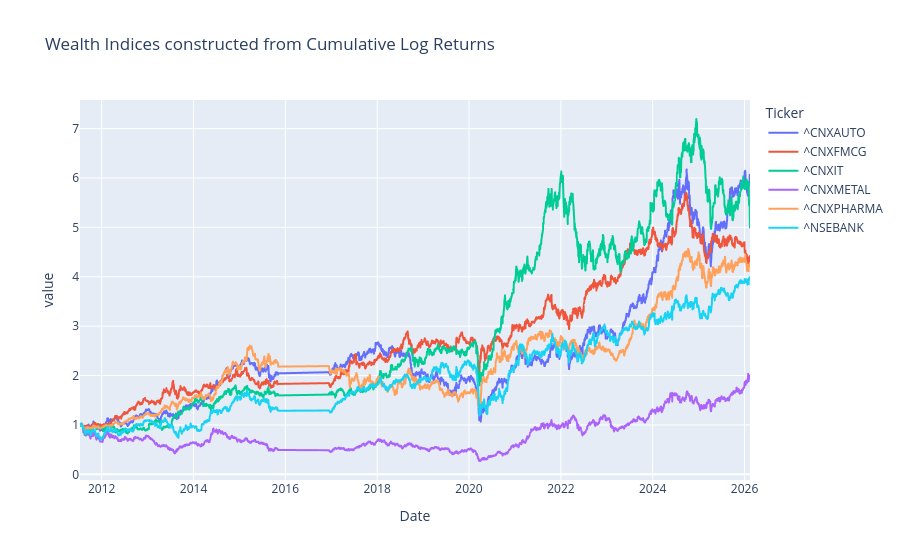

Notebook source saved alongside this figure:
### Markdown cell above
# Daily Cummulative Returns

### Code cell
daily_cum_returns = np.exp(log_returns.cumsum())
daily_cum_returns.plot(title='Wealth Indices constructed from Cumulative Log Returns')

### Figure 1 — Plotly figure (JSON) as saved in the notebook; plotly's stock layout.template omitted (floating-point values rounded to 4 significant figures; data arrays with more than 128 entries replaced by an {"elided": "..."} marker saying what was removed)
{"data": [{"hovertemplate": "Ticker=^CNXAUTO<br>Date=%{x}<br>value=%{y}<extra></extra>", "legendgroup": "^CNXAUTO", "line": {"color": "#636efa", "dash": "solid"}, "marker": {"symbol": "circle"}, "mode": "lines", "name": "^CNXAUTO", "showlegend": true, "type": "scattergl", "x": {"elided": "3224 str values"}, "xaxis": "x", "y": {"elided": "3224 float values"}, "yaxis": "y"}, {"hovertemplate": "Ticker=^CNXFMCG<br>Date=%{x}<br>value=%{y}<extra></extra>", "legendgroup": "^CNXFMCG", "line": {"color": "#EF553B", "dash": "solid"}, "marker": {"symbol": "circle"}, "mode": "lines", "name": "^CNXFMCG", "showlegend": true, "type": "scattergl", "x": {"elided": "3224 str values"}, "xaxis": "x", "y": {"elided": "3224 float values"}, "yaxis": "y"}, {"hovertemplate": "Ticker=^CNXIT<br>Date=%{x}<br>value=%{y}<extra></extra>", "legendgroup": "^CNXIT", "line": {"color": "#00cc96", "dash": "solid"}, "marker": {"symbol": "circle"}, "mode": "lines", "name": "^CNXIT", "showlegend": true, "type": "scattergl", "x": {"elided": "3224 str values"}, "xaxis": "x", "y": {"elided": "3224 float values"}, "yaxis": "y"}, {"hovertemplate": "Ticker=^CNXMETAL<br>Date=%{x}<br>value=%{y}<extra></extra>", "legendgroup": "^CNXMETAL", "line": {"color": "#ab63fa", "dash": "solid"}, "marker": {"symbol": "circle"}, "mode": "lines", "name": "^CNXMETAL", "showlegend": true, "type": "scattergl", "x": {"elided": "3224 str values"}, "xaxis": "x", "y": {"elided": "3224 float values"}, "yaxis": "y"}, {"hovertemplate": "Ticker=^CNXPHARMA<br>Date=%{x}<br>value=%{y}<extra></extra>", "legendgroup": "^CNXPHARMA", "line": {"color": "#FFA15A", "dash": "solid"}, "marker": {"symbol": "circle"}, "mode": "lines", "name": "^CNXPHARMA", "showlegend": true, "type": "scattergl", "x": {"elided": "3224 str values"}, "xaxis": "x", "y": {"elided": "3224 float values"}, "yaxis": "y"}, {"hovertemplate": "Ticker=^NSEBANK<br>Date=%{x}<br>value=%{y}<extra></extra>", "legendgroup": "^NSEBANK", "line": {"color": "#19d3f3", "dash": "solid"}, "marker": {"symbol": "circle"}, "mode": "lines", "name": "^NSEBANK", "showlegend": true, "type": "scattergl", "x": {"elided": "3224 str values"}, "xaxis": "x", "y": {"elided": "3224 float values"}, "yaxis": "y"}], "layout": {"autosize": true, "legend": {"title": {"text": "Ticker"}, "tracegroupgap": 0}, "title": {"text": "Wealth Indices constructed from Cumulative Log Returns"}, "xaxis": {"anchor": "y", "autorange": true, "domain": [0, 1], "range": ["2011-07-13", "2026-02-13"], "title": {"text": "Date"}, "type": "date"}, "yaxis": {"anchor": "x", "autorange": true, "domain": [0, 1], "range": [-0.1148, 7.58], "title": {"text": "value"}, "type": "linear"}}}
